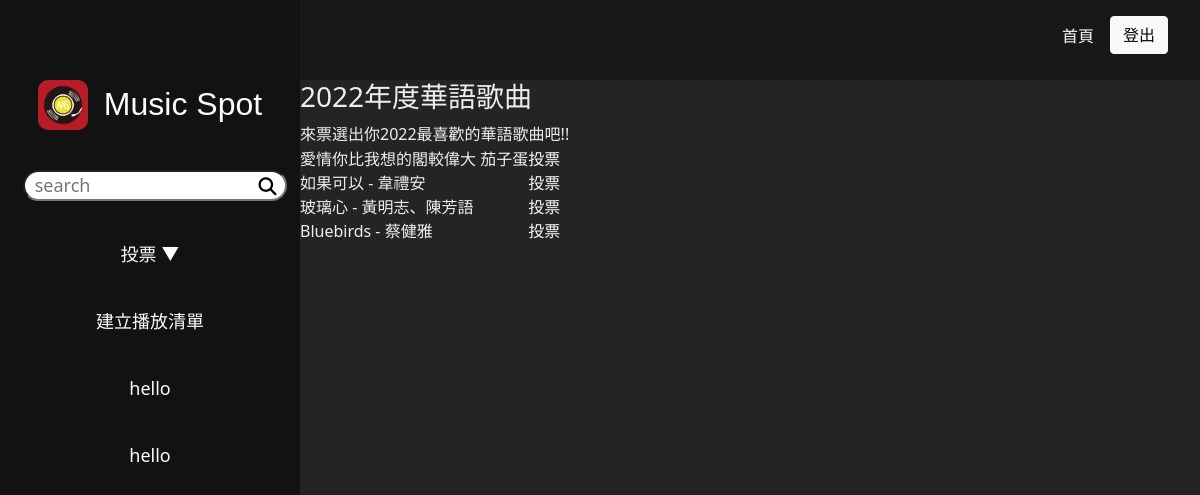
The page /center.php?do=survey_vote&id=7 (signed in) on the database its author committed.
### tables this page shows
CREATE TABLE `playlists` (
  `id` int(10) UNSIGNED NOT NULL,
  `list_name` text NOT NULL,
  `description` text DEFAULT NULL,
  `user_id` int(10) UNSIGNED NOT NULL,
  `created_at` timestamp NOT NULL DEFAULT current_timestamp(),
  `update_at` timestamp NOT NULL DEFAULT current_timestamp() ON UPDATE current_timestamp()
);

CREATE TABLE `survey_subjects` (
  `id` int(10) UNSIGNED NOT NULL,
  `subject` text NOT NULL,
  `type` tinyint(1) NOT NULL,
  `content` text DEFAULT NULL,
  `active` tinyint(1) NOT NULL,
  `vote` int(10) UNSIGNED NOT NULL,
  `created_at` timestamp NOT NULL DEFAULT current_timestamp(),
  `update_at` timestamp NOT NULL DEFAULT current_timestamp() ON UPDATE current_timestamp()
);

CREATE TABLE `survey_options` (
  `id` int(10) UNSIGNED NOT NULL,
  `subject_id` int(10) UNSIGNED NOT NULL,
  `opt` text NOT NULL,
  `vote` int(11) NOT NULL,
  `created_at` timestamp NOT NULL DEFAULT current_timestamp(),
  `update_at` timestamp NOT NULL DEFAULT current_timestamp() ON UPDATE current_timestamp()
);

### center.php (the view, shortened to what this page needs)
<?php
include "./db/base.php";
?>
<!DOCTYPE html>
<html lang="en">
<head>
    <link rel="stylesheet" href="./css/centerStyle.css">
    <link rel="stylesheet" href="https://cdnjs.cloudflare.com/ajax/libs/font-awesome/6.2.1/css/all.min.css" />
</head>
<body>
    <nav>
        <div class="float-end" style="width: 1rem;">&nbsp;</div>
        <a class='btn btn-light float-end me-3' href='logout.php'>登出</a>
        <a class="float-end me-3" href="./index.php">首頁</a>
    </nav>
    <div class="d-flex">
        <div class="col-3"></div>
        <aside id="scroll" class="col-3 align-self-stretch">
            <ul class="asideNav" style="list-style-type: none;">
                <a class="d-flex justify-content-center mb-4 flex-wrap" href="./center.php?do=main">
                    <img src="./img/mscd-01.jpg" alt="Music Spot" width="50px" style="border-radius: 10px;">
                    <div class="impact fs-2 ps-3">Music Spot</div>
                </a>
                <li>
                    <form method="get" action="./center.php">
                        <div class="d-flex align-item-center justify-content-center texr-center">
                            <input type="search" id="keyword" name="keyword" placeholder="  search" style="margin-right: -1.8rem;"></input>
                            <button type="submit"><i class="fa-solid fa-magnifying-glass"></i></button>
                        </div>
                    </form>
                </li>
                <li><a href="" data-bs-toggle="collapse" data-bs-target="#vote">投票 ▼</a></li>
                    <?php
                    if ($_SESSION['login']['acc'] == 'admin' && $_SESSION['login']['pw'] == 'admin') {
                        echo "<li><a href='center.php?do=survey_add'>新增投票</a></li>
                    <li><a href='center.php?do=survey'>編輯投票</a></li>
                    <li><a href='center.php?do=survey_result'>查看投票結果</a></li>";
                        echo "</ul>";
                        echo "<li><a href='center.php?do=song_add'>新增歌曲</a></li>";
                        echo "<li><a href='center.php?do=song_list'>編輯歌曲</a></li>";
                        echo "<li><a href='center.php?do=user_list'>使用者中心</a></li>";
                    } else {
                        echo "<li><a href='center.php?do=playlist_add'>建立播放清單</a></li>";
                        $playlists = all('playlists', ["user_id" => $_SESSION['login']['id']]);
                        foreach ($playlists as $list) {
                            echo "<li><a href='center.php?do=playlist&id={$list['id']}&name={$list['list_name']}'>" . $list['list_name'] . "</a></li>";
                        }
                    }
                    ?>
                </ul>
        </aside>
        <main class="col-9" id="scroll">
            <div style="height: 5rem;"></div>
            <div>
                <?php
                $frontPath = './front/';
                $backPath = './back/';
                $do = $_GET['do'] ?? 'main';
                if ($_SESSION['login']['acc'] == 'admin' && $_SESSION['login']['pw'] == 'admin') {
                    $path = $backPath;
                } else {
                    $path = $frontPath;
                }
                switch ($do) {
                    case 'survey_vote':
                        $path = $frontPath;
                        break;
                }
                $file = $path . $do . '.php';
                if (file_exists($file)) {
                    include $file;
                } else {
                    include "./back/main.php";
                }
                ?>
            </div>
        </main>
    </div>
</body>
</html>

### front/survey_vote.php
<?php
    include_once "./db/base.php";
$subject=all('survey_subjects',['id'=>$_GET['id']]);
$opts=all('survey_options',['subject_id'=>$_GET['id']]);
?>
<h3><?=$subject[0]['subject'];?></h3>
<div><?=$subject[0]['content'];?></div>
<table>
    <?php
foreach($opts as $opt){
    echo "<tr>";
    echo "<td>{$opt['opt']}</td>";
    echo "<td><a href='./api/survey_vote.php?id={$opt['id']}'>投票</a></td>";
    echo "</tr>";
}
?>
</table>

### css/centerStyle.css (style rules this page uses)
* { box-sizing: border-box; margin: 0; padding: 0; }
.impact { font-family: Impact, 'Secular One', 'Arial Narrow Bold', sans-serif; }
a { text-decoration: none; color: rgb(251, 251, 251); }
body { background-color: #242424; color: #eee; }
aside { float: left; background-color: #121212; z-index: 100; overflow-y: scroll; position: fixed; }
.asideNav { height: 100vh; margin: 5rem auto; text-align: center; display: block; }
nav { background-color: rgb(23, 23, 23); height: 5rem; padding: 1rem 0; position: fixed; width: 100vw; z-index: 1; }
nav a { line-height: 2.5rem; }
ul { padding-left: 0; list-style-type: none; }
li { margin: 2.5rem 0; }
main { height: 100vh; overflow: scroll; }
#keyword { border-radius: 20px; }
form button { border: 0; background-color:rgb(255, 255, 255,0); }
.asideNav li { font-size: 18px; }

### rows shown on the page
playlists: list_name "hello"
playlists: list_name "hello"
survey_subjects: subject "2022年度華語歌曲", content "來票選出你2022最喜歡的華語歌曲吧!!"
survey_options: opt "愛情你比我想的閣較偉大 茄子蛋"
survey_options: opt "如果可以 - 韋禮安"
survey_options: opt "玻璃心 - 黃明志、陳芳語"
survey_options: opt "Bluebirds - 蔡健雅"
